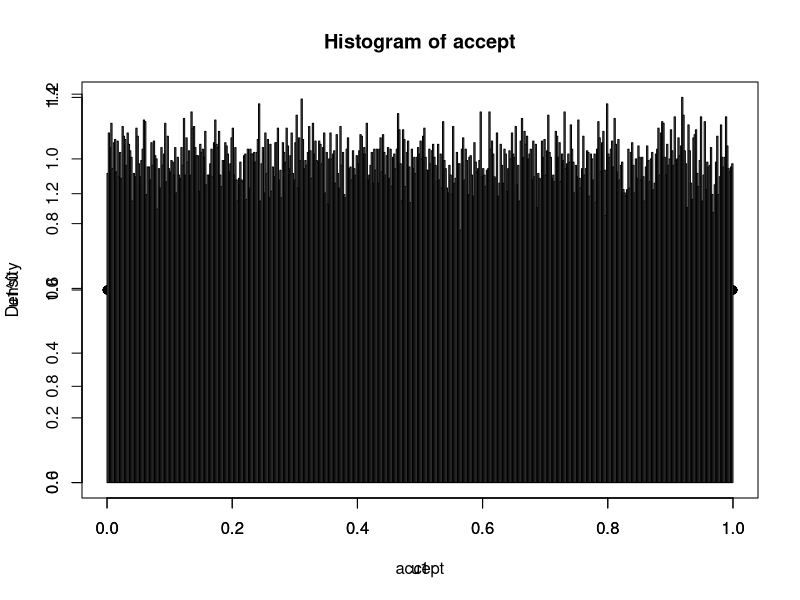
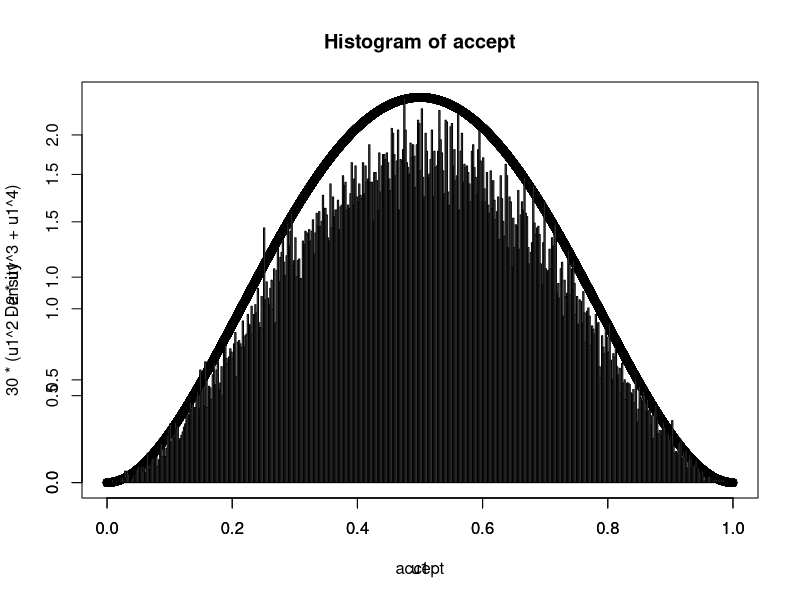

Write R code to recreate these figures, in order.
# Title     : TODO
# Objective : TODO
# Created by: SCDX
# Created on: 2020/10/14

# test04
# f(x)= 1
# c=1
u1=runif(100000)
u2=runif(100000)
accept=u1[u2<=u1^0]
plot(u1,u1^0)
par(new=T)
hist(accept,breaks = seq(0,1,0.002),freq = F)
c = length(accept)/length(u1)
c


# test05
# f(x)=30*(x^2-2*x^3+x^4) 0=<x=<1
# c=15/8
u1=runif(100000)
u2=runif(100000)
accept=u1[u2<=16*(u1^2-2*u1^3+u1^4)]
plot(u1,30*(u1^2-2*u1^3+u1^4))
par(new=T)
hist(accept,breaks = seq(0,1,0.002),freq = F)
c = length(accept)/(2*length(u1))
c